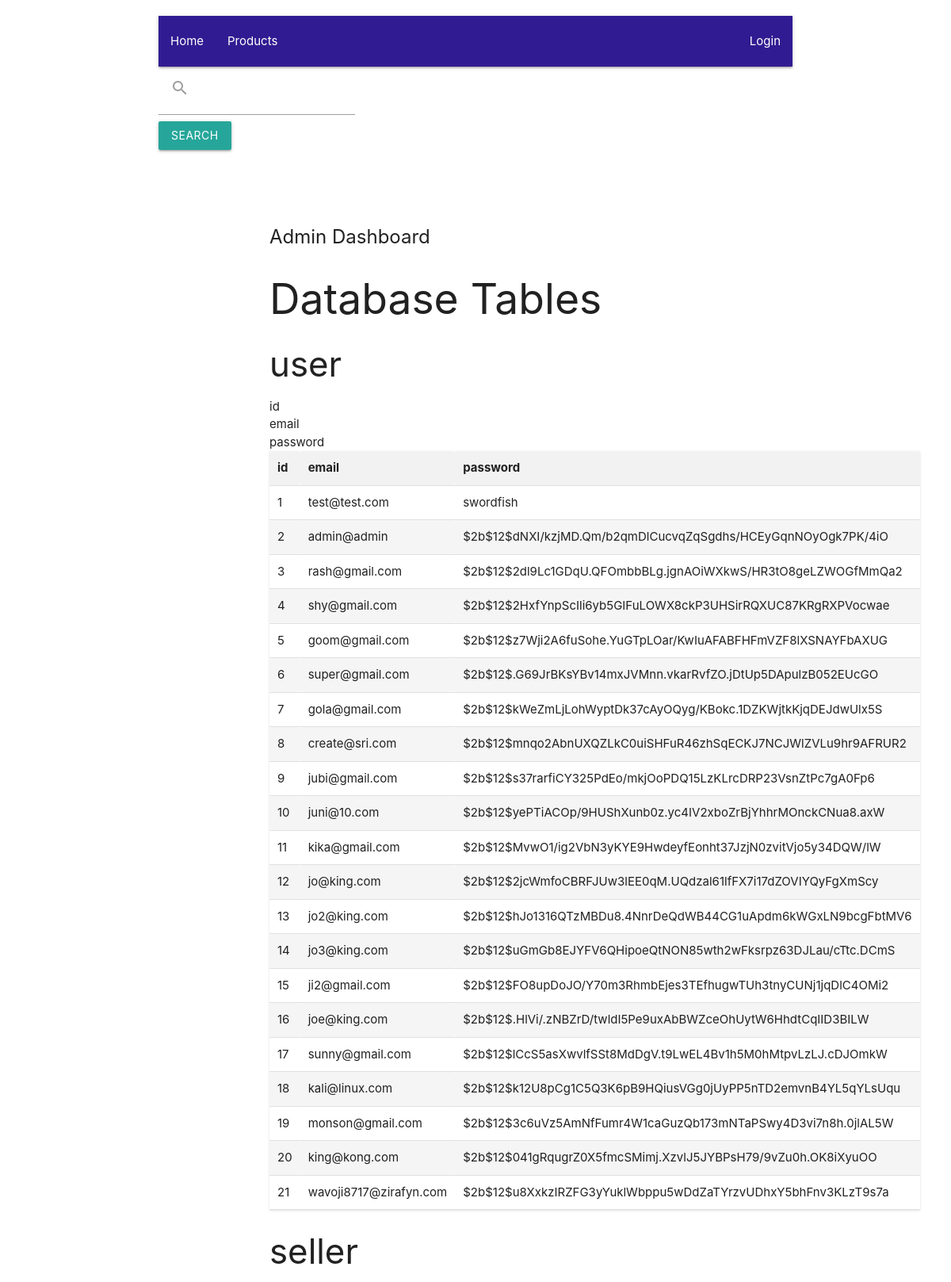
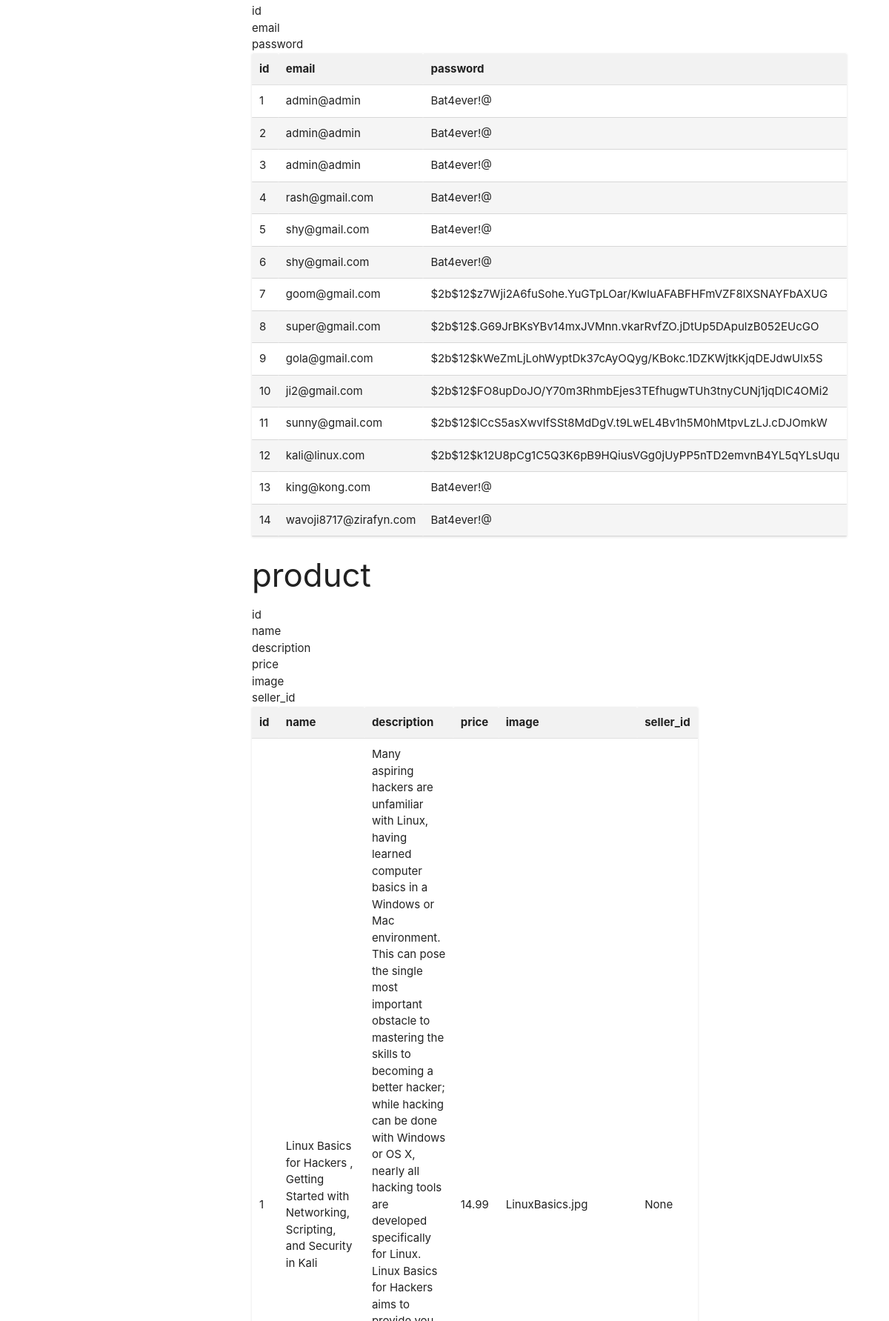
The page /admin/dashboard (signed in, upper part) on the database its author committed (2 pictures, top to bottom).
### tables this page shows
CREATE TABLE user (
   id INTEGER PRIMARY KEY,
   email TEXT NOT NULL,
   password TEXT NOT NULL
   );

CREATE TABLE seller (
   id INTEGER PRIMARY KEY,
   email TEXT NOT NULL,
   password TEXT NOT NULL
   );

CREATE TABLE product (
   id INTEGER PRIMARY KEY,
   name TEXT NOT NULL,
   description TEXT NOT NULL,
   price REAL,
   image TEXT
   , seller_id INTEGER);

### app/views.py (the view)
@app.route("/admin/dashboard", methods=["GET", "POST"])
def admin_dashboard():
    if 'admin' not in flask.session:
        flask.flash('Please log in as an admin.')
        return flask.redirect(flask.url_for('login'))
    flask.session['is_admin'] =True
    conn = sqlite3.connect('database.db')  # Corrected database file path
    cursor = conn.cursor()
    cursor.execute("SELECT name FROM sqlite_master WHERE type='table'")
    tables = cursor.fetchall()
    print(tables)  # Print the table names to check if they are fetched correctly
    table_data = []
    for table in tables:
        table_name = table[0]
        cursor.execute(f"PRAGMA table_info({table_name})")
        columns = cursor.fetchall()
        cursor.execute(f"SELECT * FROM {table_name}")
        table_data_rows = cursor.fetchall()
        data = []
        for row in table_data_rows:
            data.append({columns[i][1]: row[i] for i in range(len(columns))})
        table_data.append({
            'table_name': table_name,
            'columns': [column[1] for column in columns],  # Extract column names
            'data': data,  # Add data for the current table
        })
    conn.close()
    return flask.render_template("admin.html", table_data=table_data)

### app/meta.py (called while the page is built)
@app.teardown_appcontext
def close_connection(exception):
    db = getattr(g, '_database', None)
    if db is not None:
        db.close()

### app/templates/admin.html
{% extends "base.html" %}
{% block content %}
<div class="container">
    <h1>Admin Dashboard</h1>
    <h2>Database Tables</h2>
    <ul>
        {% for table in table_data %}
        <li>
            <h3>{{ table['table_name'] }}</h3>
            <ul>
                {% for column in table['columns'] %}
                <li>{{ column }}</li>
                {% endfor %}
            </ul>
            <table>
                <thead>
                    <tr>
                        {% for column in table['columns'] %}
                        <th>{{ column }}</th>
                        {% endfor %}
                    </tr>
                </thead>
                <tbody>
                    {% for row in table['data'] %}
                    <tr>
                        {% for column_name, value in row.items() %}
                        <td>{{ value }}</td>
                        {% endfor %}
                    </tr>
                    {% endfor %}
                </tbody>
            </table>
        </li>
        {% endfor %}
    </ul>
</div>
{% endblock %}

### app/static/custom.css (style rules this page uses)
.container { max-width: 1200px; margin: 0 auto; padding: 20px; }
h1 { font-size: 24px; margin-bottom: 20px; }
table { width: 100%; border-collapse: collapse; background-color: #fff; box-shadow: 0 1px 3px rgba(0, 0, 0, 0.12); }
table th, table td { padding: 10px; text-align: left; }
table th { background-color: #f2f2f2; border-bottom: 1px solid #e0e0e0; }
table tr:nth-child(even) { background-color: #f5f5f5; }

### rows shown on the page
user: row "1", email "test@test.com", password "swordfish"
user: row "2", email "admin@admin", password "$2b$12$dNXI/kzjMD.Qm/b2qmDlCucvqZqSgdhs/HCEyGqnNOyOgk7PK/4iO"
user: row "3", email "rash@gmail.com", password "$2b$12$2dl9Lc1GDqU.QFOmbbBLg.jgnAOiWXkwS/HR3tO8geLZWOGfMmQa2"
user: row "4", email "shy@gmail.com", password "$2b$12$2HxfYnpScIli6yb5GIFuLOWX8ckP3UHSirRQXUC87KRgRXPVocwae"
user: row "5", email "goom@gmail.com", password "$2b$12$z7Wji2A6fuSohe.YuGTpLOar/KwIuAFABFHFmVZF8lXSNAYFbAXUG"
user: row "6", email "super@gmail.com", password "$2b$12$.G69JrBKsYBv14mxJVMnn.vkarRvfZO.jDtUp5DApulzB052EUcGO"
user: row "7", email "gola@gmail.com", password "$2b$12$kWeZmLjLohWyptDk37cAyOQyg/KBokc.1DZKWjtkKjqDEJdwUlx5S"
user: row "8", email "create@sri.com", password "$2b$12$mnqo2AbnUXQZLkC0uiSHFuR46zhSqECKJ7NCJWlZVLu9hr9AFRUR2"
user: row "9", email "jubi@gmail.com", password "$2b$12$s37rarfiCY325PdEo/mkjOoPDQ15LzKLrcDRP23VsnZtPc7gA0Fp6"
user: row "10", email "juni@10.com", password "$2b$12$yePTiACOp/9HUShXunb0z.yc4IV2xboZrBjYhhrMOnckCNua8.axW"
user: row "11", email "kika@gmail.com", password "$2b$12$MvwO1/ig2VbN3yKYE9HwdeyfEonht37JzjN0zvitVjo5y34DQW/lW"
user: row "12", email "jo@king.com", password "$2b$12$2jcWmfoCBRFJUw3lEE0qM.UQdzal61lfFX7i17dZOVIYQyFgXmScy"
user: row "13", email "jo2@king.com", password "$2b$12$hJo1316QTzMBDu8.4NnrDeQdWB44CG1uApdm6kWGxLN9bcgFbtMV6"
user: row "14", email "jo3@king.com", password "$2b$12$uGmGb8EJYFV6QHipoeQtNON85wth2wFksrpz63DJLau/cTtc.DCmS"
user: row "15", email "ji2@gmail.com", password "$2b$12$FO8upDoJO/Y70m3RhmbEjes3TEfhugwTUh3tnyCUNj1jqDlC4OMi2"
user: row "16", email "joe@king.com", password "$2b$12$.HlVi/.zNBZrD/twldI5Pe9uxAbBWZceOhUytW6HhdtCqIID3BILW"
user: row "17", email "sunny@gmail.com", password "$2b$12$lCcS5asXwvlfSSt8MdDgV.t9LwEL4Bv1h5M0hMtpvLzLJ.cDJOmkW"
user: row "18", email "kali@linux.com", password "$2b$12$k12U8pCg1C5Q3K6pB9HQiusVGg0jUyPP5nTD2emvnB4YL5qYLsUqu"
user: row "19", email "monson@gmail.com", password "$2b$12$3c6uVz5AmNfFumr4W1caGuzQb173mNTaPSwy4D3vi7n8h.0jlAL5W"
user: row "20", email "king@kong.com", password "$2b$12$041gRqugrZ0X5fmcSMimj.XzvlJ5JYBPsH79/9vZu0h.OK8iXyuOO"
user: row "21", email "wavoji8717@zirafyn.com", password "$2b$12$u8XxkzIRZFG3yYuklWbppu5wDdZaTYrzvUDhxY5bhFnv3KLzT9s7a"
seller: row "1", email "admin@admin", password "Bat4ever!@"
seller: row "2", email "admin@admin", password "Bat4ever!@"
seller: row "3", email "admin@admin", password "Bat4ever!@"
seller: row "4", email "rash@gmail.com", password "Bat4ever!@"
seller: row "5", email "shy@gmail.com", password "Bat4ever!@"
seller: row "6", email "shy@gmail.com", password "Bat4ever!@"
seller: row "7", email "goom@gmail.com", password "$2b$12$z7Wji2A6fuSohe.YuGTpLOar/KwIuAFABFHFmVZF8lXSNAYFbAXUG"
seller: row "8", email "super@gmail.com", password "$2b$12$.G69JrBKsYBv14mxJVMnn.vkarRvfZO.jDtUp5DApulzB052EUcGO"
seller: row "9", email "gola@gmail.com", password "$2b$12$kWeZmLjLohWyptDk37cAyOQyg/KBokc.1DZKWjtkKjqDEJdwUlx5S"
seller: row "10", email "ji2@gmail.com", password "$2b$12$FO8upDoJO/Y70m3RhmbEjes3TEfhugwTUh3tnyCUNj1jqDlC4OMi2"
seller: row "11", email "sunny@gmail.com", password "$2b$12$lCcS5asXwvlfSSt8MdDgV.t9LwEL4Bv1h5M0hMtpvLzLJ.cDJOmkW"
seller: row "12", email "kali@linux.com", password "$2b$12$k12U8pCg1C5Q3K6pB9HQiusVGg0jUyPP5nTD2emvnB4YL5qYLsUqu"
seller: row "13", email "king@kong.com", password "Bat4ever!@"
seller: row "14", email "wavoji8717@zirafyn.com", password "Bat4ever!@"
product: row "1" "None", name "Linux Basics for Hackers , Getting Started with Networking, Scripting, and Security in Kali", price "14.99", image "LinuxBasics.jpg"

### other values the page prints
{{ table['table_name'] }} "user" "seller" "product"
{{ column }} "id" "email" "password" "id" "email" "password" "id" "name" "description" "price" "image" "seller_id"
